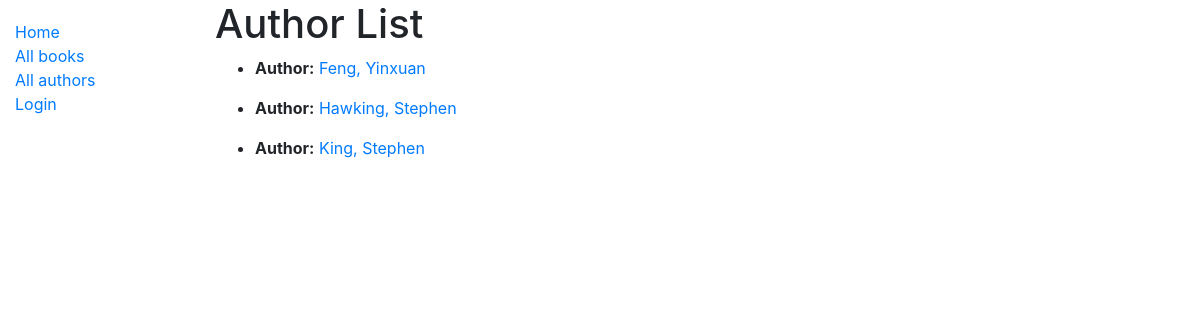
The app's page /catalog/authors/, older data.
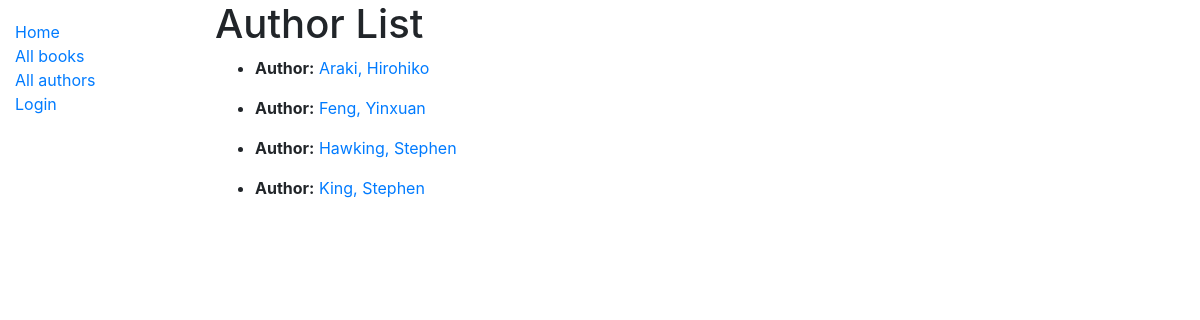
The same page, newer data.
### catalog/models.py (models this page shows, shortened)
class Author(models.Model):
    first_name = models.CharField(max_length=100)
    last_name = models.CharField(max_length=100)
    date_of_birth = models.DateField(null=True, blank=True)
    date_of_death = models.DateField('Died', null=True, blank=True)
    class Meta:
        ordering = ['last_name', 'first_name']
    def __str__(self):
        return f'{self.last_name}, {self.first_name}'

### catalog/views.py (the view)
# urls.py: path('authors/', views.AuthorListView.as_view(), name='authors'),
class AuthorListView(generic.ListView):
    model = Author

### catalog/templates/catalog/author_list.html
{% extends "base_generic.html" %}
{% block content %}
  <h1>Author List</h1>
  {% if author_list %}
  <ul>
    {% for author in author_list %}
      <li>
        <p><strong>Author:</strong> <a href="{% url 'author-detail' author.pk %}">{{ author }}</a></p>
    </li>
    {% endfor %}
  </ul>
  {% else %}
    <p>There are no authors in the library.</p>
  {% endif %}
{% endblock %}

Row changes from the older to the newer data that the page shows:
added Author: last_name+first_name "Araki, Hirohiko"
